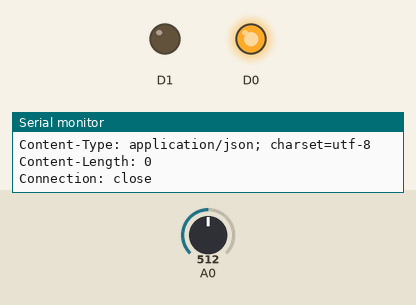
This sketch was run on a simulated ESP8266 (NodeMCU). Shown: output pins drawn as LEDs (lit = HIGH), the last lines printed to the serial monitor. Inputs (shaded band) come from the test bench; at power-on: A0 = 512. WiFi joins after 1.5 s; servers stay silent unless stated; uploads are accepted with an empty reply.

Above: at 2.8 s.
2.9 s: A0 set to 684
4.4 s: A0 set to 710
At 5.5 s:
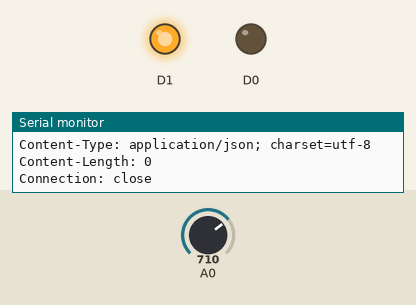
5.9 s: A0 set to 690
At 7.0 s:
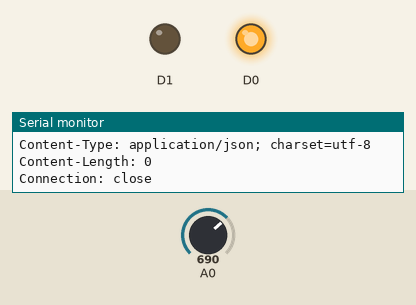
7.4 s: A0 set to 716
At 8.4 s:
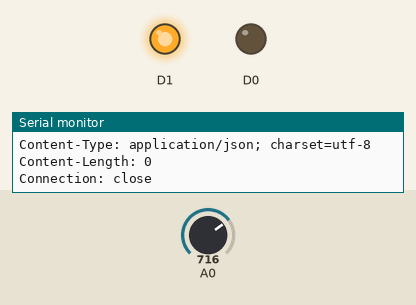
Timing chart, 0 to 9.9 s (numbered marks = the images above; inputs shaded):
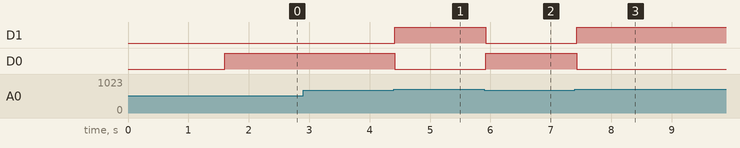

The sketch:

ParkingNodeMcu.ino
```cpp
//code written by Dillon Geary for CSC 49008 final

#include<ESP8266WiFi.h>
const char *ssid = "LU-Robotics";
const char *password ="r2d2c3po";
const char *dweetsite = "dweet.io";
void connectToWiFi() {
//Connect to WiFi Network
   Serial.println();
   Serial.println();
   Serial.print("Connecting to WiFi");
   Serial.println("...");
   WiFi.begin(ssid, password);
   int retries = 0;
while ((WiFi.status() != WL_CONNECTED) && (retries < 15)) {
   retries++;
   delay(500);
   Serial.print(".");
}
if (retries > 14) {
    Serial.println(F("WiFi connection FAILED"));
}
if (WiFi.status() == WL_CONNECTED) {
    Serial.println(F("WiFi connected!"));
    Serial.println("IP address: ");
    Serial.println(WiFi.localIP());
}
    Serial.println(F("Setup ready"));
}
// connect to dweet and send the dweet
void dweetMake(int val){
    WiFiClient client;
    const int httpPort = 80;
    if(!client.connect(dweetsite,httpPort)){
      Serial.println("Connection Failed");
      return;
    }
    String dweetstring="GET /dweet/for/DGPS1?Status="+String(val);
    dweetstring=dweetstring + " HTTP/1.1\r\n"+
    "Host: " + dweetsite + "\r\n + Connection: close\r\n\r\n";
    client.print(dweetstring);
    delay(10);
    while(client.available()){
      String line = client.readStringUntil('\r');
      Serial.print(line);
    }
    return ;
}
//set pins and run serial for debugging
void setup() {
  Serial.begin(9600);
  delay(100);
  connectToWiFi();
  pinMode(D0,OUTPUT);
  pinMode(D1,OUTPUT);
}

void loop() {
  int value = analogRead(A0);
  if(value<700){ //if a car is on the sensor
    //change light to red
    digitalWrite(D0,HIGH);
    digitalWrite(D1,LOW);
    //small delay to make sure the dweet gets sent as without it it was running into problems
    delay(100);
    dweetMake(0);
    while(value<700){//wait for it to change
      delay(100);
      value = analogRead(A0);
    }
  }
  //opposite of above
  else if(value>700){
    digitalWrite(D0,LOW);
    digitalWrite(D1,HIGH);
    delay(100);
    dweetMake(1);
    while(value>700){
      //Serial.println(String(value));
      delay(100);
      value = analogRead(A0);
    }
  }
  }
```

Measured:
- the behaviour switches between 700 and 701 on A0 (found by bisection; images 0 and 1)
- after the input at 2.9 s, every drawn part: stays the same
- after the input at 4.4 s, D1: LOW → HIGH at once; D0: HIGH → LOW at once
- after the input at 5.9 s, D1: HIGH → LOW at once; D0: LOW → HIGH at once
- after the input at 7.4 s, D1: LOW → HIGH at once; D0: HIGH → LOW at once
